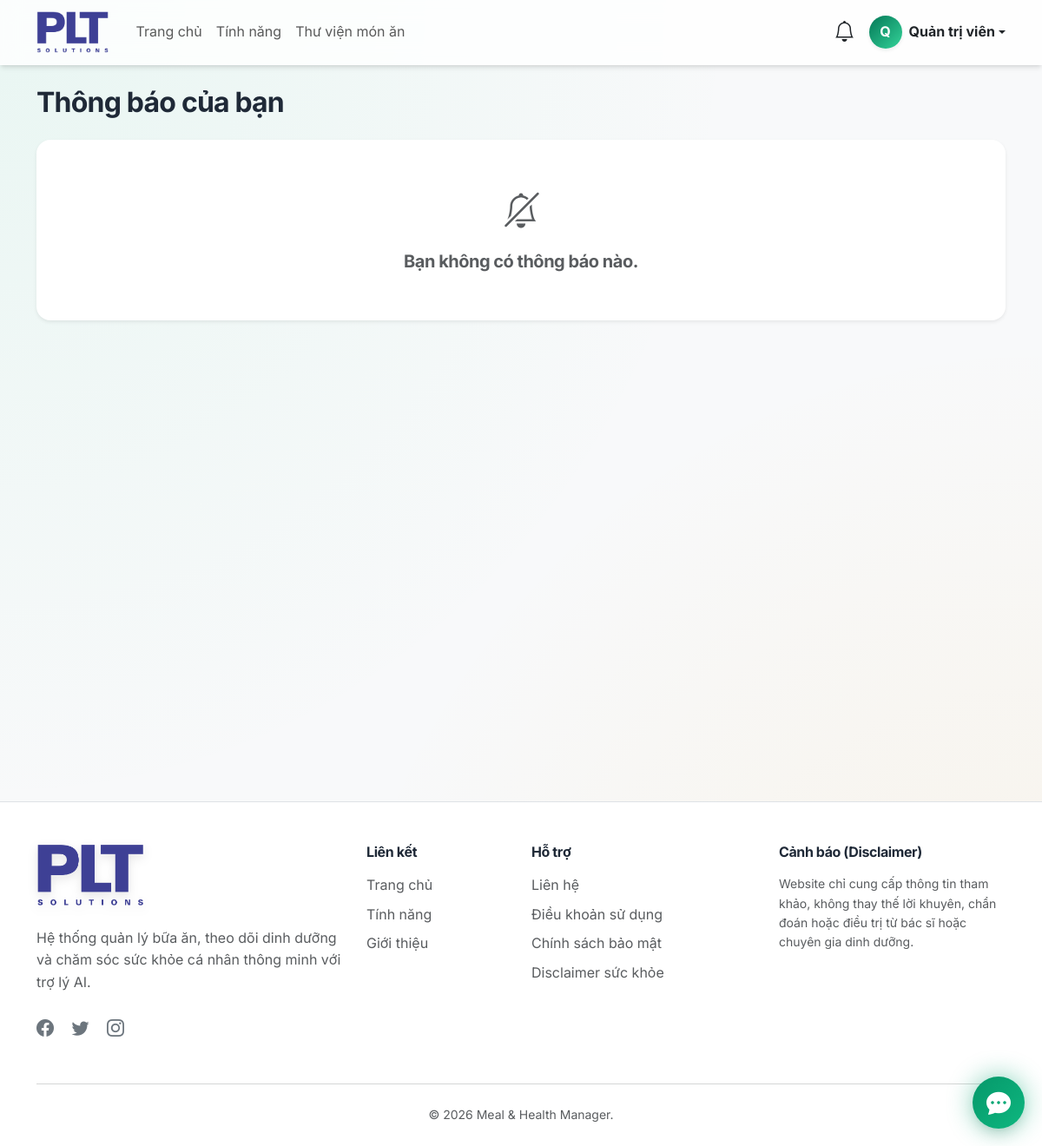
/user/notifications.php (signed in), run on an earlier commit of the app's database.
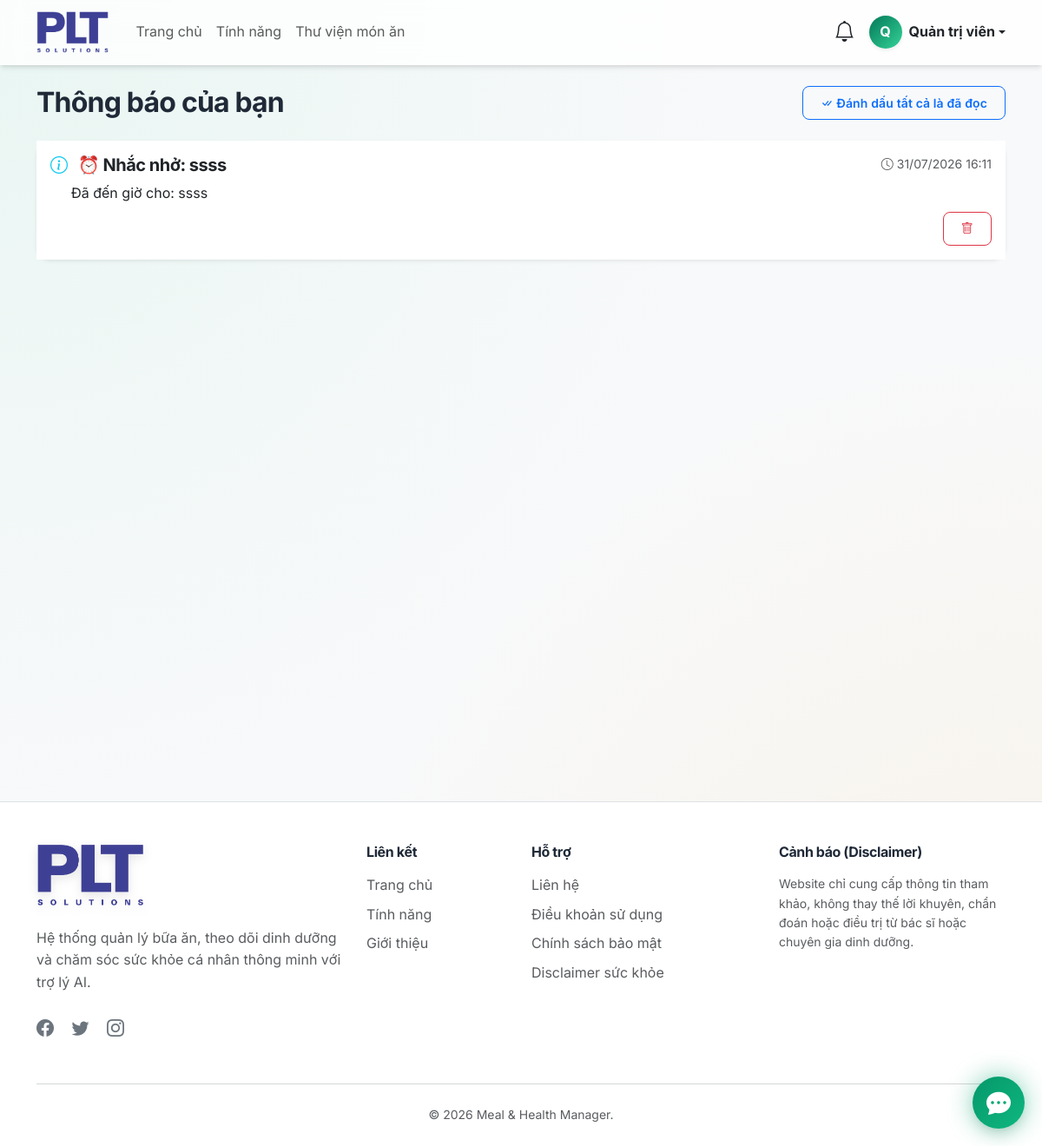
And on a later commit of the database.
### tables this page shows
CREATE TABLE IF NOT EXISTS `notifications` (
  `id` bigint UNSIGNED NOT NULL AUTO_INCREMENT,
  `user_id` bigint UNSIGNED NOT NULL,
  `title` varchar(180) NOT NULL,
  `message` text NOT NULL,
  `type` enum('info','success','warning','danger') NOT NULL DEFAULT 'info',
  `is_read` tinyint(1) NOT NULL DEFAULT '0',
  `created_at` timestamp NOT NULL DEFAULT CURRENT_TIMESTAMP,
  PRIMARY KEY (`id`),
  KEY `idx_notifications_user_read` (`user_id`,`is_read`),
  KEY `idx_notifications_created_at` (`created_at`)
);

### user/notifications.php (the view, shortened to what this page needs)
<?php
$database = new Database();
$conn = $database->getConnection();
$user_id = $_SESSION['user_id'];
$page = isset($_GET['page']) ? (int)$_GET['page'] : 1;
$limit = 10;
$offset = ($page - 1) * $limit;
$stmtTotal = $conn->prepare("SELECT COUNT(*) FROM notifications WHERE user_id = :user_id");
$stmtTotal->execute([':user_id' => $user_id]);
$total_notifs = $stmtTotal->fetchColumn();
$stmt = $conn->prepare("SELECT * FROM notifications WHERE user_id = :user_id ORDER BY created_at DESC LIMIT :limit OFFSET :offset");
$stmt->bindValue(':user_id', $user_id, PDO::PARAM_INT);
$stmt->bindValue(':limit', $limit, PDO::PARAM_INT);
$stmt->bindValue(':offset', $offset, PDO::PARAM_INT);
$stmt->execute();
$notifications = $stmt->fetchAll(PDO::FETCH_ASSOC);
require_once __DIR__ . '/../includes/header.php';
?>
<div class="container py-4">
    <div class="d-flex justify-content-between align-items-center mb-4">
        <h2 class="fw-bold mb-0">Thông báo của bạn</h2>
        <?php if ($total_notifs > 0): ?>
            <form method="POST" class="d-inline">
                <button type="submit" class="btn btn-outline-primary btn-sm">
                    <i class="bi bi-check-all me-1"></i>Đánh dấu tất cả là đã đọc
                </button>
            </form>
        <?php endif; ?>
    </div>
    <div class="card shadow-sm border-0">
        <div class="card-body p-0">
            <?php if (count($notifications) > 0): ?>
                <div class="list-group list-group-flush">
                    <?php foreach ($notifications as $n): ?>
                        <div class="list-group-item py-3 <?php echo $n['is_read'] ? '' : 'bg-light border-start border-primary border-4'; ?>">
                            <div class="d-flex w-100 justify-content-between align-items-start mb-1">
                                <h5 class="mb-1 fw-bold <?php echo $n['is_read'] ? 'text-dark' : 'text-primary'; ?>">
                                    <?php
                                        $icon = 'bi-info-circle text-info';
                                    ?>
                                    <i class="bi <?php echo $icon; ?> me-2"></i>
                                    <?php echo htmlspecialchars($n['title']); ?>
                                </h5>
                                <small class="text-muted"><i class="bi bi-clock me-1"></i><?php echo date('d/m/Y H:i', strtotime($n['created_at'])); ?></small>
                            </div>
                            <p class="mb-2 ms-4"><?php echo nl2br(htmlspecialchars($n['message'])); ?></p>
                            <div class="d-flex justify-content-end gap-2">
                                <form method="POST" class="d-inline" onsubmit="return confirm('Xóa thông báo này?');">
                                    <button type="submit" class="btn btn-sm btn-outline-danger"><i class="bi bi-trash"></i></button>
                                </form>
                            </div>
                        </div>
                    <?php endforeach; ?>
                </div>
            <?php else: ?>
                <div class="text-center py-5 text-muted">
                    <i class="bi bi-bell-slash fs-1 d-block mb-3"></i>
                    <h5>Bạn không có thông báo nào.</h5>
                </div>
            <?php endif; ?>
        </div>
    </div>
</div>
<?php require_once __DIR__ . '/../includes/footer.php'; ?>

What changed in the data, as far as the page shows it:
added notifications: title "⏰ Nhắc nhở: ssss", created_at "31/07/2026 16:11", message "Đã đến giờ cho: ssss"
Also different on the page:
text no longer shown: "Bạn không có thông báo nào."
text now shown: "Đánh dấu tất cả là đã đọc"
